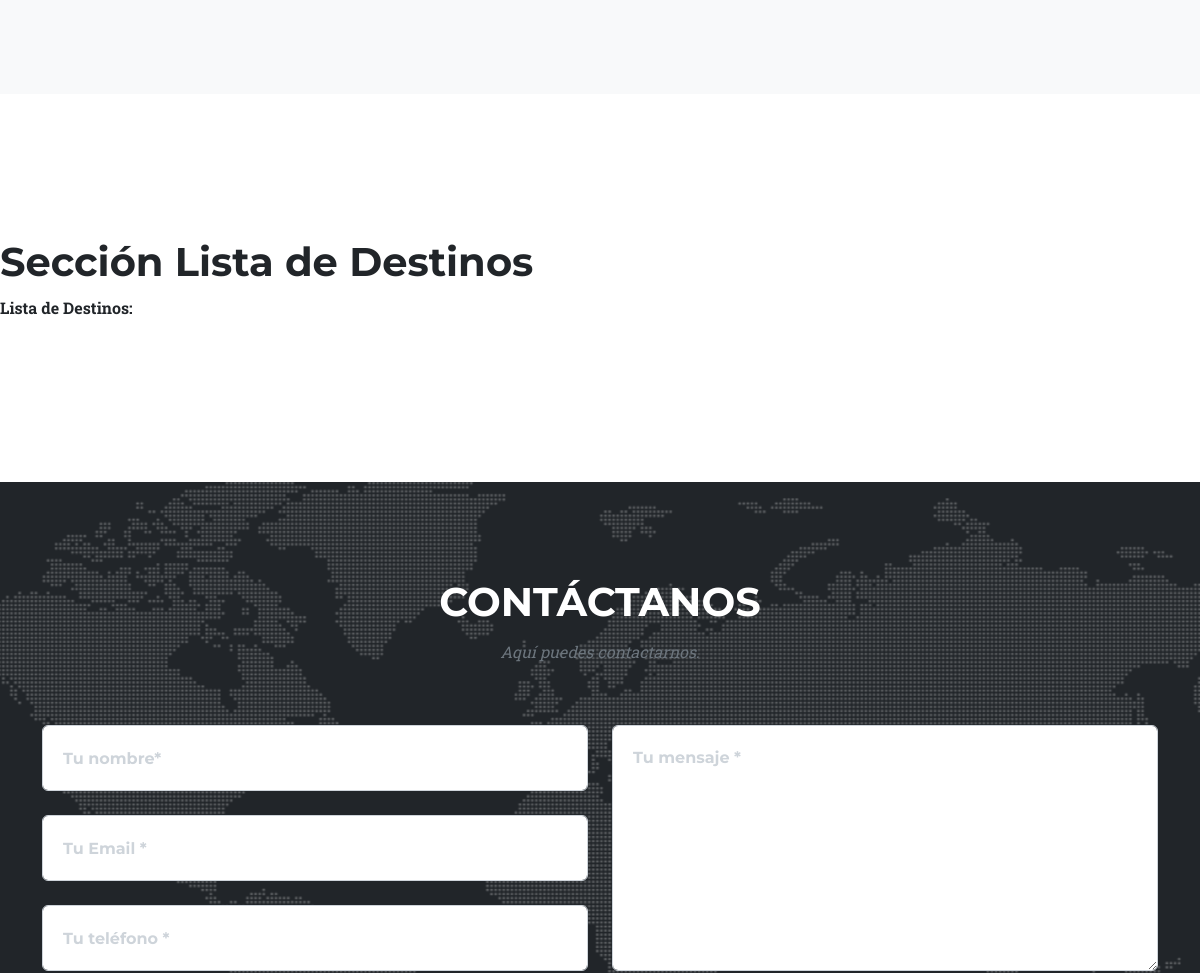
Before: /app-aerolinea/destinos/ (middle part) with the older database file.
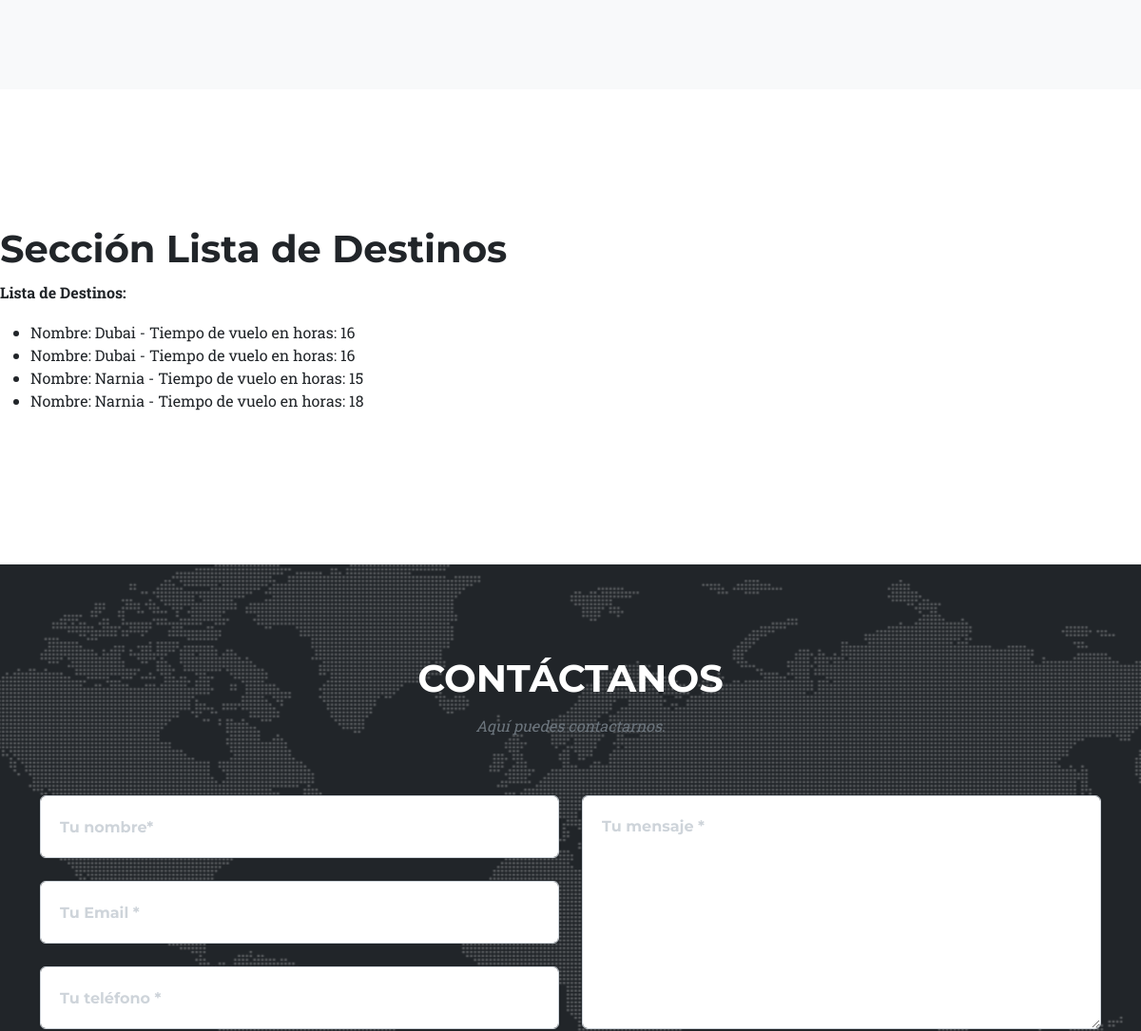
After: the same page with the newer database file.
### AppAerolinea/models.py (models this page shows, shortened)
class Destino(models.Model):
    nombre = models.CharField(max_length=60)
    tiempo_vuelo_en_horas = models.IntegerField(max_length=2, validators=[
        MinValueValidator(1, message='El tiempo mínimo de vuelo es 1 hora.'),
        MaxValueValidator(30, message='El vuelo más largo posible es de 30 horas.') #El dato lo saqué de internet.
    ])
    class Meta():
        verbose_name = 'Destiny'
        verbose_name_plural = 'Destinations'

### AppAerolinea/views.py (the view)
# urls.py: path('destinos/', destinos, name="Destinos"),
def destinos(req):
    lista = Destino.objects.all()
    return render(req, 'destinos.html', {'destinos':lista})

### AppAerolinea/templates/destinos.html (shortened to what this page needs)
{% extends "padre.html" %}
{% load static %}
{% block destinos %}
<section class="page-section bg-light" id="portfolio">
</section>
{% endblock destinos %}
{% block listaDestinos %}
<section>
<h1>Sección Lista de Destinos</h1>
<p><strong>Lista de Destinos:</strong></p>
<ul>
    {% for destino in destinos %}
    <li>
        Nombre: {{destino.nombre}} - Tiempo de vuelo en horas: {{destino.tiempo_vuelo_en_horas}}
    </li>
    {% endfor %}
</ul>
</section>
{% endblock listaDestinos %}

Changed rows visible on the page:
added Destino: nombre "Dubai", tiempo_vuelo_en_horas "16"
added Destino: nombre "Dubai", tiempo_vuelo_en_horas "16"
added Destino: nombre "Narnia", tiempo_vuelo_en_horas "15"
added Destino: nombre "Narnia", tiempo_vuelo_en_horas "18"
